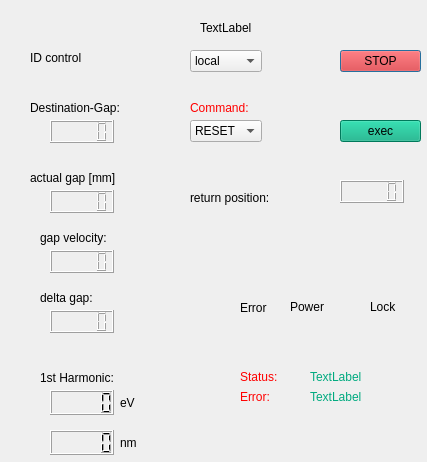
<?xml version="1.0" encoding="UTF-8"?>
<ui version="4.0">
 <class>u41it3r</class>
 <widget class="QDialog" name="u41it3r">
  <property name="geometry">
   <rect>
    <x>0</x>
    <y>0</y>
    <width>427</width>
    <height>462</height>
   </rect>
  </property>
  <property name="windowTitle">
   <string>Dialog</string>
  </property>
  <widget class="QCALabel" name="label">
   <property name="geometry">
    <rect>
     <x>200</x>
     <y>20</y>
     <width>151</width>
     <height>16</height>
    </rect>
   </property>
   <property name="text">
    <string>TextLabel</string>
   </property>
   <property name="pv" stdset="0">
    <string>U41IT3R:BaseCmdSMode</string>
   </property>
  </widget>
  <widget class="QLabel" name="label_2">
   <property name="geometry">
    <rect>
     <x>30</x>
     <y>50</y>
     <width>71</width>
     <height>16</height>
    </rect>
   </property>
   <property name="text">
    <string>ID control</string>
   </property>
  </widget>
  <widget class="QCAComboBox" name="comboBox">
   <property name="geometry">
    <rect>
     <x>190</x>
     <y>50</y>
     <width>72</width>
     <height>22</height>
    </rect>
   </property>
   <property name="pv" stdset="0">
    <string>U41IT3R:BaseCmdLswitch</string>
   </property>
   <item>
    <property name="text">
     <string>local</string>
    </property>
   </item>
   <item>
    <property name="text">
     <string>remote</string>
    </property>
   </item>
  </widget>
  <widget class="QCAPushButton" name="pushButton">
   <property name="geometry">
    <rect>
     <x>340</x>
     <y>50</y>
     <width>81</width>
     <height>22</height>
    </rect>
   </property>
   <property name="styleSheet">
    <string notr="true">background-color: rgb(255, 0, 0);</string>
   </property>
   <property name="text">
    <string>STOP</string>
   </property>
   <property name="pv" stdset="0">
    <string>U41IT3R:BaseCmnUsrStop</string>
   </property>
  </widget>
  <widget class="QLabel" name="label_3">
   <property name="geometry">
    <rect>
     <x>30</x>
     <y>100</y>
     <width>111</width>
     <height>16</height>
    </rect>
   </property>
   <property name="text">
    <string>Destination-Gap:</string>
   </property>
  </widget>
  <widget class="QLabel" name="label_5">
   <property name="geometry">
    <rect>
     <x>190</x>
     <y>100</y>
     <width>81</width>
     <height>16</height>
    </rect>
   </property>
   <property name="styleSheet">
    <string notr="true">color: rgb(255, 0, 0);</string>
   </property>
   <property name="text">
    <string>Command:</string>
   </property>
  </widget>
  <widget class="QCALCDNumber" name="lcdNumber">
   <property name="geometry">
    <rect>
     <x>50</x>
     <y>190</y>
     <width>64</width>
     <height>23</height>
    </rect>
   </property>
   <property name="styleSheet">
    <string notr="true"/>
   </property>
   <property name="pv" stdset="0">
    <string>U41IT3R:BasePmGap.A</string>
   </property>
  </widget>
  <widget class="QCALCDNumber" name="lcdNumber_2">
   <property name="geometry">
    <rect>
     <x>50</x>
     <y>120</y>
     <width>64</width>
     <height>23</height>
    </rect>
   </property>
   <property name="pv" stdset="0">
    <string>U41IT3R:BaseParGapsel.B</string>
   </property>
  </widget>
  <widget class="QCAComboBox" name="comboBox_2">
   <property name="geometry">
    <rect>
     <x>190</x>
     <y>120</y>
     <width>72</width>
     <height>22</height>
    </rect>
   </property>
   <property name="pv" stdset="0">
    <string>U41IT3R:BaseCmdMcmd</string>
   </property>
   <item>
    <property name="text">
     <string>RESET</string>
    </property>
   </item>
   <item>
    <property name="text">
     <string>F_RESET</string>
    </property>
   </item>
   <item>
    <property name="text">
     <string>Z_RESET</string>
    </property>
   </item>
   <item>
    <property name="text">
     <string>STOP</string>
    </property>
   </item>
   <item>
    <property name="text">
     <string>START</string>
    </property>
   </item>
   <item>
    <property name="text">
     <string>GOTOREF</string>
    </property>
   </item>
   <item>
    <property name="text">
     <string>SETBRAKE</string>
    </property>
   </item>
  </widget>
  <widget class="QCAPushButton" name="pushButton_2">
   <property name="geometry">
    <rect>
     <x>340</x>
     <y>120</y>
     <width>81</width>
     <height>22</height>
    </rect>
   </property>
   <property name="styleSheet">
    <string notr="true">background-color: rgb(0, 170, 127);</string>
   </property>
   <property name="text">
    <string>exec</string>
   </property>
   <property name="pv" stdset="0">
    <string>U41IT3R:BaseCmdCalc.PROC</string>
   </property>
  </widget>
  <widget class="QLabel" name="label_4">
   <property name="geometry">
    <rect>
     <x>30</x>
     <y>170</y>
     <width>111</width>
     <height>16</height>
    </rect>
   </property>
   <property name="text">
    <string>actual gap [mm]</string>
   </property>
  </widget>
  <widget class="QLabel" name="label_6">
   <property name="geometry">
    <rect>
     <x>40</x>
     <y>230</y>
     <width>111</width>
     <height>16</height>
    </rect>
   </property>
   <property name="text">
    <string>gap velocity:</string>
   </property>
  </widget>
  <widget class="QCALCDNumber" name="lcdNumber_3">
   <property name="geometry">
    <rect>
     <x>50</x>
     <y>250</y>
     <width>64</width>
     <height>23</height>
    </rect>
   </property>
   <property name="styleSheet">
    <string notr="true"/>
   </property>
   <property name="pv" stdset="0">
    <string>U41IT3R:DiagVelSet.A</string>
   </property>
  </widget>
  <widget class="QLabel" name="label_7">
   <property name="geometry">
    <rect>
     <x>40</x>
     <y>290</y>
     <width>111</width>
     <height>16</height>
    </rect>
   </property>
   <property name="text">
    <string>delta gap:</string>
   </property>
  </widget>
  <widget class="QCALCDNumber" name="lcdNumber_4">
   <property name="geometry">
    <rect>
     <x>50</x>
     <y>310</y>
     <width>64</width>
     <height>23</height>
    </rect>
   </property>
   <property name="styleSheet">
    <string notr="true"/>
   </property>
   <property name="pv" stdset="0">
    <string>U41IT3R:BaseParGapTrs</string>
   </property>
  </widget>
  <widget class="QLabel" name="label_8">
   <property name="geometry">
    <rect>
     <x>40</x>
     <y>370</y>
     <width>111</width>
     <height>16</height>
    </rect>
   </property>
   <property name="text">
    <string>1st Harmonic:</string>
   </property>
  </widget>
  <widget class="QWidget" name="layoutWidget">
   <property name="geometry">
    <rect>
     <x>50</x>
     <y>430</y>
     <width>91</width>
     <height>25</height>
    </rect>
   </property>
   <layout class="QHBoxLayout" name="horizontalLayout_2">
    <item>
     <widget class="QCALCDNumber" name="lcdNumber_6">
      <property name="styleSheet">
       <string notr="true"/>
      </property>
      <property name="pv" stdset="0">
       <string>U41IT3R:BasePmWLength</string>
      </property>
     </widget>
    </item>
    <item>
     <widget class="QLabel" name="label_10">
      <property name="text">
       <string>nm</string>
      </property>
     </widget>
    </item>
   </layout>
  </widget>
  <widget class="QLabel" name="label_11">
   <property name="geometry">
    <rect>
     <x>190</x>
     <y>190</y>
     <width>101</width>
     <height>16</height>
    </rect>
   </property>
   <property name="text">
    <string>return position:</string>
   </property>
  </widget>
  <widget class="QCALCDNumber" name="lcdNumber_7">
   <property name="geometry">
    <rect>
     <x>340</x>
     <y>180</y>
     <width>64</width>
     <height>23</height>
    </rect>
   </property>
   <property name="pv" stdset="0">
    <string>U41IT3R:BaseHomeRPos.A</string>
   </property>
  </widget>
  <widget class="QLabel" name="label_12">
   <property name="geometry">
    <rect>
     <x>240</x>
     <y>300</y>
     <width>41</width>
     <height>16</height>
    </rect>
   </property>
   <property name="text">
    <string>Error</string>
   </property>
  </widget>
  <widget class="QLabel" name="label_13">
   <property name="geometry">
    <rect>
     <x>290</x>
     <y>300</y>
     <width>59</width>
     <height>14</height>
    </rect>
   </property>
   <property name="text">
    <string>Power</string>
   </property>
  </widget>
  <widget class="QLabel" name="label_14">
   <property name="geometry">
    <rect>
     <x>370</x>
     <y>300</y>
     <width>59</width>
     <height>14</height>
    </rect>
   </property>
   <property name="text">
    <string>Lock</string>
   </property>
  </widget>
  <widget class="QCALed" name="LedV1" native="true">
   <property name="geometry">
    <rect>
     <x>250</x>
     <y>330</y>
     <width>21</width>
     <height>21</height>
    </rect>
   </property>
   <property name="sizePolicy">
    <sizepolicy hsizetype="Fixed" vsizetype="Fixed">
     <horstretch>0</horstretch>
     <verstretch>0</verstretch>
    </sizepolicy>
   </property>
   <property name="pv" stdset="0">
    <string>U41IT3R:BaseStatHalt</string>
   </property>
  </widget>
  <widget class="QCALed" name="LedV1_2" native="true">
   <property name="geometry">
    <rect>
     <x>290</x>
     <y>330</y>
     <width>21</width>
     <height>21</height>
    </rect>
   </property>
   <property name="sizePolicy">
    <sizepolicy hsizetype="Fixed" vsizetype="Fixed">
     <horstretch>0</horstretch>
     <verstretch>0</verstretch>
    </sizepolicy>
   </property>
   <property name="pv" stdset="0">
    <string>U41IT3R:BaseCmnHWOK</string>
   </property>
  </widget>
  <widget class="QLabel" name="label_15">
   <property name="geometry">
    <rect>
     <x>240</x>
     <y>370</y>
     <width>59</width>
     <height>14</height>
    </rect>
   </property>
   <property name="styleSheet">
    <string notr="true">color: rgb(255, 0, 0);</string>
   </property>
   <property name="text">
    <string>Status:</string>
   </property>
  </widget>
  <widget class="QLabel" name="label_16">
   <property name="geometry">
    <rect>
     <x>240</x>
     <y>390</y>
     <width>59</width>
     <height>14</height>
    </rect>
   </property>
   <property name="styleSheet">
    <string notr="true">color: rgb(255, 0, 0);</string>
   </property>
   <property name="text">
    <string>Error:</string>
   </property>
  </widget>
  <widget class="QCALabel" name="label_17">
   <property name="geometry">
    <rect>
     <x>310</x>
     <y>370</y>
     <width>59</width>
     <height>14</height>
    </rect>
   </property>
   <property name="styleSheet">
    <string notr="true">color: rgb(0, 170, 127);</string>
   </property>
   <property name="text">
    <string>TextLabel</string>
   </property>
   <property name="pv" stdset="0">
    <string>U41IT3R:BaseStatISLbl</string>
   </property>
  </widget>
  <widget class="QCALabel" name="label_18">
   <property name="geometry">
    <rect>
     <x>310</x>
     <y>390</y>
     <width>59</width>
     <height>14</height>
    </rect>
   </property>
   <property name="styleSheet">
    <string notr="true">color: rgb(0, 170, 127);</string>
   </property>
   <property name="text">
    <string>TextLabel</string>
   </property>
   <property name="pv" stdset="0">
    <string>U41IT3R:BaseStatIELbl</string>
   </property>
  </widget>
  <widget class="QWidget" name="layoutWidget">
   <property name="geometry">
    <rect>
     <x>50</x>
     <y>390</y>
     <width>89</width>
     <height>25</height>
    </rect>
   </property>
   <layout class="QHBoxLayout" name="horizontalLayout">
    <item>
     <widget class="QCALCDNumber" name="lcdNumber_5">
      <property name="styleSheet">
       <string notr="true"/>
      </property>
      <property name="pv" stdset="0">
       <string>U41IT3R:BasePmEnergy</string>
      </property>
     </widget>
    </item>
    <item>
     <widget class="QLabel" name="label_9">
      <property name="text">
       <string>eV</string>
      </property>
     </widget>
    </item>
   </layout>
  </widget>
 </widget>
 <customwidgets>
  <customwidget>
   <class>QCALCDNumber</class>
   <extends>QLCDNumber</extends>
   <header>qcalcdnumber.h</header>
  </customwidget>
  <customwidget>
   <class>QCALabel</class>
   <extends>QLabel</extends>
   <header>qcalabel.h</header>
  </customwidget>
  <customwidget>
   <class>QCAPushButton</class>
   <extends>QPushButton</extends>
   <header>qcapushbutton.h</header>
  </customwidget>
  <customwidget>
   <class>QCAComboBox</class>
   <extends>QComboBox</extends>
   <header>qcacombobox.h</header>
  </customwidget>
  <customwidget>
   <class>QCALed</class>
   <extends>QWidget</extends>
   <header>qcaled.h</header>
  </customwidget>
 </customwidgets>
 <resources/>
 <connections/>
</ui>
